Frame 1 (no input): blank canvas, image omitted
Frame 60 (no input): blank canvas, image omitted
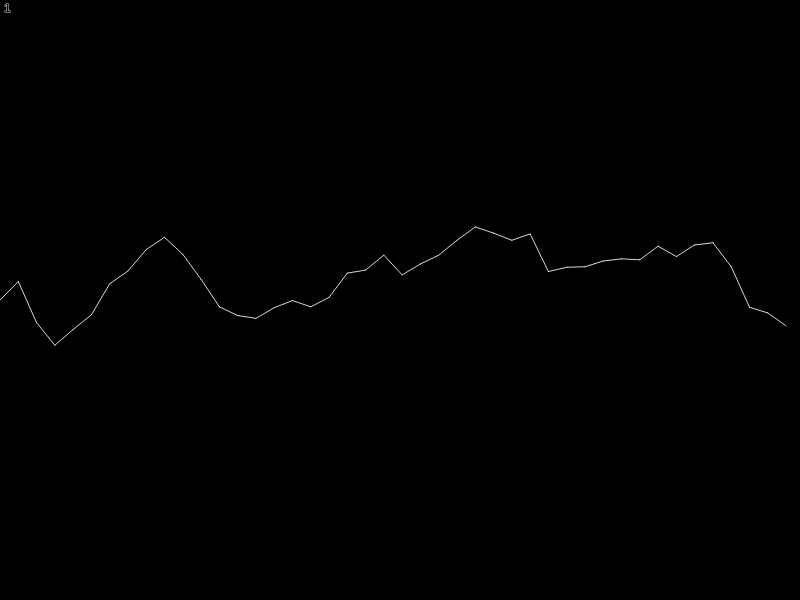
Frame 120 (the mouse pressed at the canvas centre since frame 60)

The p5.js sketch whose frames 1 and 60 were blank and that drew this single picture after the mouse press (run headless with seeded random() and noise() and a simulated clock; from frame 60 on, the mouse is pressed at the canvas centre):

// p5.js sketch
// ── sketch.js
var listBranches = [];

// --------------------------------------------
function setup()
{
  	createCanvas(displayWidth, displayHeight);
}

// --------------------------------------------
function draw()
{
	background(0); //inversion branche blanche sur fond noir
	for (var i=listBranches.length-1;i>=0;i--)
	{
		listBranches[i].grow();
		listBranches[i].draw();
		if (listBranches[i].age==0) listBranches.splice(i,1);
	}
	text(listBranches.length, 4,12);
}

// --------------------------------------------
function mousePressed()
{
	var newBranche = new Branche( mouseY ); // sera remplacé par msg
	listBranches.push( newBranche );

}


// --------------------------------------------
function Branche(yin_)
{
	this.points = [];
	this.x = 0;
	this.xoffset = random(2);
	this.yin = yin_;

	this.age = 100;
	this.arrived = false;
	this.xspeed = random(10,50);

  

	this.grow = function()
	{
		if (this.x <= width)
		{
			if (this.points.length == 0 ){

      var y = this.yin;
			this.points.push( {x : this.x, y : y} ); }

      else { var y = this.yin + 150*(2*noise( 0.01*this.x + this.xoffset )-1) ; //noise par rapport à Y
        console.log(noise( 0.01*this.x + this.xoffset ));
			this.points.push( {x : this.x, y : y} ); }

			this.x += this.xspeed;
		}
		else
		{
			this.arrived = true;
		}

		if (this.arrived)
		{
			this.age -=1;
			if (this.age<0)
				this.age = 0;

		}
	}

	this.draw = function()
	{
		stroke(255, map(this.age,100,0,255,0));
		for (var i=0 ; i<this.points.length-1; i++)
		{
			line( this.points[i].x, this.points[i].y, this.points[i+1].x, this.points[i+1].y);
		}
	}

}
